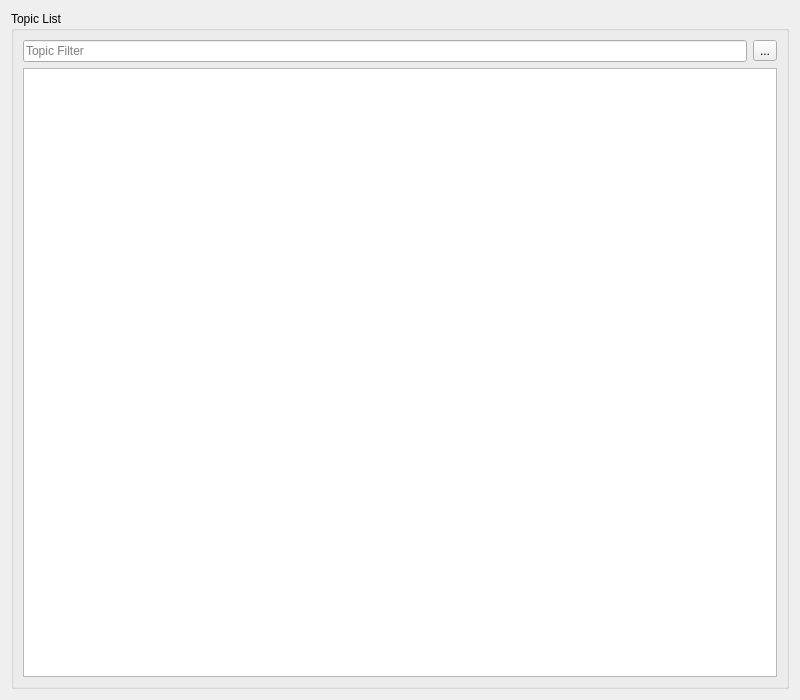
<?xml version="1.0" encoding="UTF-8"?>
<ui version="4.0">
 <class>widget</class>
 <widget class="QWidget" name="widget">
  <property name="geometry">
   <rect>
    <x>0</x>
    <y>0</y>
    <width>800</width>
    <height>700</height>
   </rect>
  </property>
  <property name="acceptDrops">
   <bool>true</bool>
  </property>
  <property name="windowTitle">
   <string>Topic List</string>
  </property>
  <layout class="QVBoxLayout" name="verticalLayout_3">
   <item>
    <widget class="QGroupBox" name="groupBox">
     <property name="title">
      <string>Topic List</string>
     </property>
     <layout class="QGridLayout" name="gridLayout">
      <item row="1" column="0" colspan="2">
       <widget class="QListWidget" name="list"/>
      </item>
      <item row="0" column="0">
       <widget class="QLineEdit" name="le_filter">
        <property name="sizePolicy">
         <sizepolicy hsizetype="Minimum" vsizetype="Fixed">
          <horstretch>0</horstretch>
          <verstretch>0</verstretch>
         </sizepolicy>
        </property>
        <property name="placeholderText">
         <string>Topic Filter</string>
        </property>
       </widget>
      </item>
      <item row="0" column="1">
       <widget class="QToolButton" name="pb_update">
        <property name="text">
         <string>...</string>
        </property>
       </widget>
      </item>
     </layout>
    </widget>
   </item>
  </layout>
 </widget>
 <resources/>
 <connections/>
</ui>
